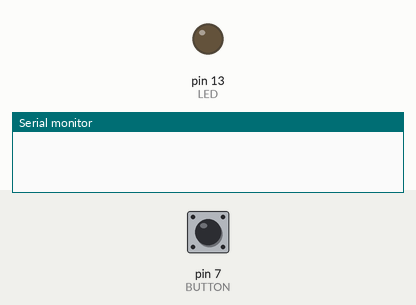
A sketch run on a simulated Arduino Uno, built with avr-gcc and run on an emulated ATmega328P. Parts: output pins drawn as LEDs (lit = HIGH), the last lines printed to the serial monitor. The inputs (shaded band) are chosen by the test bench; at power-on: pin 7 (BUTTON) LOW.

Above: at 1.2 s.
1.3 s: pin 7 (BUTTON) pulled HIGH for 0.15 s
At 1.38 s:
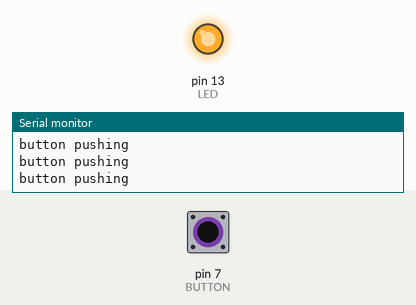
2.9 s: pin 7 (BUTTON) pulled HIGH for 3.2 s
At 7.3 s:
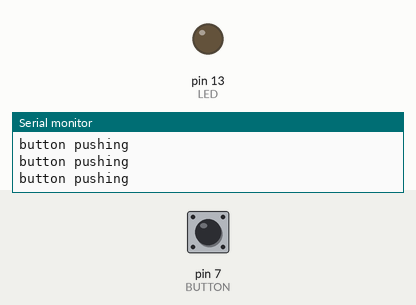
7.6 s: pin 7 (BUTTON) driven HIGH
At 8.3 s:
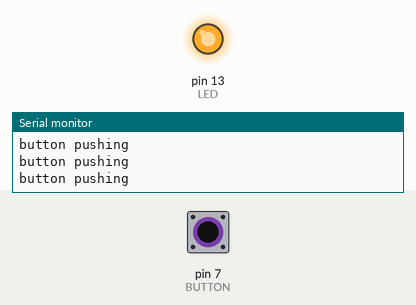
10.6 s: pin 7 (BUTTON) driven LOW
At 11.0 s:
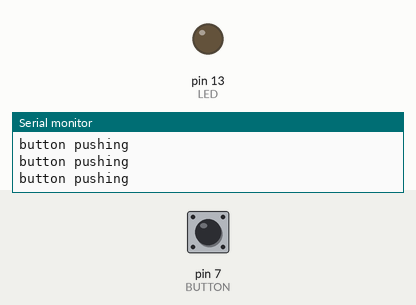
Timing chart, 0 to 13.1 s (numbered marks = the images above; inputs shaded):
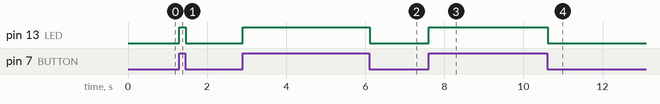

Measured:
- after the input at 1.3 s, pin 13 (LED): LOW → HIGH at once, → LOW 0.17 s later
- after the input at 2.9 s, pin 13 (LED): LOW → HIGH at once, → LOW 3.2 s later
- after the input at 7.6 s, pin 13 (LED): LOW → HIGH at once
- after the input at 10.6 s, pin 13 (LED): HIGH → LOW at once

The sketch:

sketch.ino
```cpp
const int LED = 13;
const int BUTTON = 7;

int val = 0;

void setup()
{
  Serial.begin(9600);
  pinMode(LED, OUTPUT);
  pinMode(BUTTON, INPUT);
}

void loop()
{
  val = digitalRead(BUTTON);

  if(val == HIGH){
    Serial.println("button pushing");
    digitalWrite(LED, HIGH);
  }else if(val == LOW){
    digitalWrite(LED, LOW);
  }
}
```
